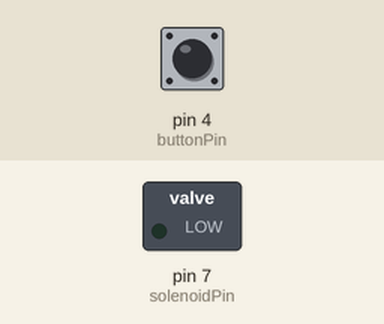
This sketch was run on a simulated Arduino Uno, built with avr-gcc and run on an emulated ATmega328P. Parts: switched loads named in the sketch (green lamp = pin HIGH). The test bench sets the inputs (shaded band); at power-on: pin 4 (buttonPin) LOW.

Above: at 1.2 s.
1.3 s: pin 4 (buttonPin) pulled HIGH for 0.15 s
Timing chart, 0 to 4.3 s (numbered marks = the images above; inputs shaded):
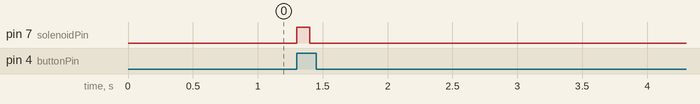

The sketch:

pinball_machine.ino
```cpp
int solenoidPin = 7;
const int buttonPin = 4;

int buttonState = 0;
boolean pushed = false;

void setup() {
  pinMode(solenoidPin,OUTPUT);
  pinMode(buttonPin, INPUT);
  Serial.begin(9600);
}

void loop() {
  buttonState = digitalRead(buttonPin);
  if (buttonState == HIGH && !pushed) {
    digitalWrite(solenoidPin, HIGH);
    delay(100);
    digitalWrite(solenoidPin, LOW);
    delay(100);
    pushed = true;
  } else if (buttonState == LOW) {
    pushed = false;
  }
}
```

Measured:
- after the input at 1.3 s, pin 7 (solenoidPin): LOW → HIGH at once, → LOW 0.10 s later
